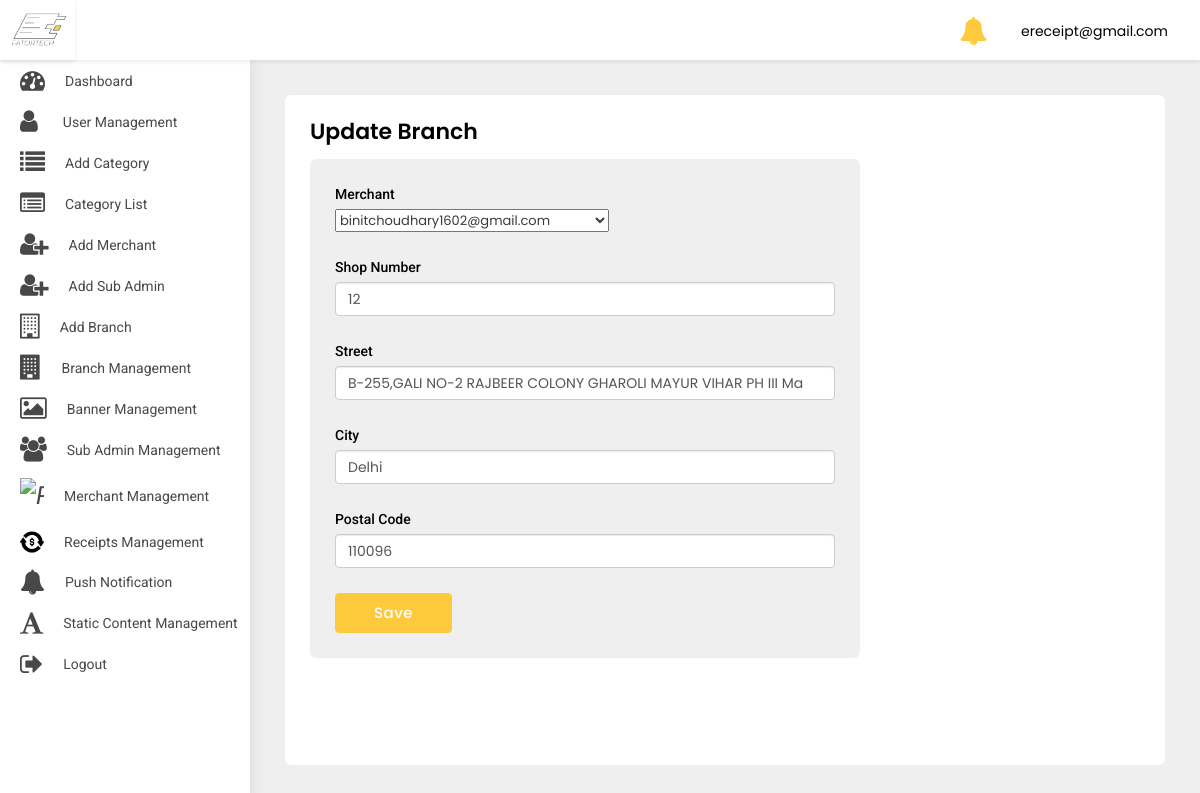
Screenshot of /adminpanel/update-branch/4/ (signed in) with the database file from the repository.
### src/models.py (models this page shows, shortened)
class User(AbstractBaseUser, PermissionsMixin):
    first_name = models.CharField(default='first name', max_length=100)
    last_name = models.CharField(default='', max_length=100, null=True, blank=True)
    email = models.CharField(default='', max_length=255, unique=True)
    country_code = models.CharField(default='+91', max_length=10)
    phone_number = models.CharField(default='', max_length=18)
    profile_pic = models.ImageField(default='default_profile.png', null=True, blank=True)
    device_token = models.CharField(default='', max_length=500, null=True, blank=True)
    password = models.CharField(default='', max_length=100)
    confirm_password = models.CharField(default='', max_length=100)
    is_merchant = models.BooleanField(default=False)
    is_subadmin = models.BooleanField(default=False)
    created_at = models.DateTimeField(auto_now_add=True)
    is_active = models.BooleanField(default=True)
    is_staff = models.BooleanField(default=False)
    can_manage_merchant = models.BooleanField(default=False)
    can_manage_category = models.BooleanField(default=False)
    can_manage_branch = models.BooleanField(default=False)
    can_manage_receipts = models.BooleanField(default=False)
    can_manage_dashboard = models.BooleanField(default=False)
    objects = UserManager()
    USERNAME_FIELD = 'email'
    class Meta:
        ordering = ('-created_at',)

class Branch(models.Model):
    merchant_name = models.ForeignKey(Merchant, on_delete=models.CASCADE)
    shop_no = models.CharField(default='', max_length=2000)
    street = models.CharField(default='', max_length=2000)
    landmark = models.CharField(default='', max_length=2000, null=True, blank=True)
    city = models.CharField(default='', max_length=2000)
    postal_code = models.CharField(default='', max_length=2000)
    code = models.CharField(default='', max_length=100)
    blocked = models.BooleanField(default=False)

### adminpanel/views.py (the view, shortened to what this page needs)
# urls.py: path('update-branch/<int:pk>/', UpdateBranch.as_view(), name='update-branch'),
class UpdateBranch(LoginRequiredMixin, UpdateView):
    login_url = 'adminpanel:login'
    model = Branch
    template_name = 'update-branch.html'
    form_class = BranchForm
    success_url = reverse_lazy('adminpanel:branch-list')
    def get(self, request, *args, **kwargs):
        print(kwargs['pk'])
        return render(self.request, 'update-branch.html',
                      {'merchants': Merchant.objects.all(), 'shop_number': Branch.objects.get(id=kwargs['pk']).shop_no,
                       'postal_code': Branch.objects.get(id=kwargs['pk']).postal_code,
                       'city': Branch.objects.get(id=kwargs['pk']).city,
                       'landmark': Branch.objects.get(id=kwargs['pk']).landmark,
                       'street': Branch.objects.get(id=kwargs['pk']).street})

### adminpanel/templates/update-branch.html (shortened to what this page needs)
{% extends 'base-ereceipt.html' %}
{% load crispy_forms_tags %}
{% block body %}
<div class="WrapperArea">
    <div class="WrapperBox">
        <div class="Small-Wrapper">
            <h4 class="Title">Update Branch</h4>
            <div class="NotificationArea">
                <div class="NotificationForm">
                    <form method="post">
                        <div class="form-group">
                            <label for="">Merchant</label>
                            <select required id="id_merchant_name" name="merchant_name">
                                {% for merchant in merchants %}
                                <option value="{{merchant.pk}}">{{merchant.email}}</option>
                                {% endfor %}
                            </select>
                        </div>
                        <div class="form-group">
                            <label for="">Shop Number </label>
                            <input type="text" class="form-control" required placeholder="Shop Number"
                                   name="shop_no" value="{{shop_number}}">
                        </div>
                        <div class="form-group">
                            <label for="">Street </label>
                            <input type="text" class="form-control" required placeholder="Street Name"
                                   name="street" value="{{street}}">
                        </div>
                        <div class="form-group">
                            <label for="">City </label>
                            <input type="text" class="form-control" required placeholder="City"
                                   name="city" value="{{city}}">
                        </div>
                        <div class="form-group">
                            <label for="">Postal Code </label>
                            <input type="number" class="form-control" required placeholder="Postal code"
                                   name="postal_code" value="{{postal_code}}">
                        </div>
                        <button class="Button apply_btn">Save</button>
                    </form>
                </div>
            </div>
        </div>
    </div>
</div>
{% endblock body %}

### adminpanel/templates/base-ereceipt.html (shortened to what this page needs)
{% load static %}
<head>
    <link rel="stylesheet" type="text/css" href="{% static 'adminpanel/css/select2.min.min.css' %}">
    <link type="text/css" rel="stylesheet" href="{% static 'adminpanel/css/style.css' %}">
    <link rel="stylesheet" href="{% static 'adminpanel/css/media.css' %}">
    <link rel="stylesheet"
          href="https://cdnjs.cloudflare.com/ajax/libs/bootstrap-select/1.13.1/css/bootstrap-select.css"/>
</head>
<body>
<div class="Header">
    <div class="Logo">
        <img src="{% static 'adminpanel/images/logo.jpg' %}">
    </div>
    <div class="Navigation">
        {% if user.is_superuser %}
        <div class="header-notifications">
            <a href="{% url 'adminpanel:notification' %}">
                <i class="fa fa-bell fa-2x" aria-hidden="true"></i>
            </a>
        </div>
        {% endif %}
        {% if user.is_authenticated %}
        <div class="Avater">
            <a href="javascript:void(0);">
                {{user}} </a>
        </div>
        {% endif %}
    </div>
</div>
<div class="SidenavBar">
    <ul>
        {% if user.is_superuser %}
        <li class="nav-item nav-link {% if request.resolver_match.view_name  == 'adminpanel:dashboard' %}active{% endif %}">
            <a href="{% url 'adminpanel:dashboard'  %}">
                <span><i class="fa fa-tachometer"></i></span> Dashboard
            </a>
        </li>
        <li class="nav-item nav-link {% if request.resolver_match.view_name  == 'adminpanel:users-list' %}active{% endif %}">
            <a href="{% url 'adminpanel:users-list' %}">
                <span><i class="fa fa-user"></i></span> User Management
            </a>
        </li>
        <li class="nav-item nav-link {% if request.resolver_match.view_name  == 'adminpanel:category' %}active{% endif %}">
            <a href="{% url 'adminpanel:category' %}">
                <span><i class="fa fa-list"></i></span> Add Category
            </a>
        </li>
        <li class="nav-item nav-link {% if request.resolver_match.view_name  == 'adminpanel:category-list' %}active{% endif %}">
            <a href="{% url 'adminpanel:category-list' %}">
                <span><i class="fa fa-list-alt"></i></span>Category List
            </a>
        </li>
        <li class="nav-item nav-link {% if request.resolver_match.view_name  == 'adminpanel:add-merchant' %}active{% endif %}">
            <a href="{% url 'adminpanel:add-merchant' %}">
                <span><i class="fa fa-user-plus"></i></span> Add Merchant
            </a>
        </li>
        <li class="nav-item nav-link {% if request.resolver_match.view_name  == 'adminpanel:add-sub-admin' %}active{% endif %}">
            <a href="{% url 'adminpanel:add-sub-admin' %}">
                <span><i class="fa fa-user-plus"></i></span> Add Sub Admin
            </a>
        </li>
        <li class="nav-item nav-link {% if request.resolver_match.view_name  == 'adminpanel:add-branch' %}active{% endif %}">
            <a href="{% url 'adminpanel:add-branch' %}">
                <span><i class="fa fa-building-o"></i></span> Add Branch
            </a>
        </li>
        <li class="nav-item nav-link {% if request.resolver_match.view_name  == 'adminpanel:branch-list' %}active{% endif %}">
            <a href="{% url 'adminpanel:branch-list' %}">
                <span><i class="fa fa-building"></i></span>Branch Management
            </a>
        </li>
        <li class="nav-item nav-link {% if request.resolver_match.view_name  == 'adminpanel:banner-list' %}active{% endif %}">
            <a href="{% url 'adminpanel:banner-list' %}">
                <span><i class="fa fa-image"></i></span>Banner Management
            </a>
        </li>
        <li class="nav-item nav-link {% if request.resolver_match.view_name  == 'adminpanel:sub-admin-list' %}active{% endif %}">
            <a href="{% url 'adminpanel:sub-admin-list' %}">
                <span><i class="fa fa-users"></i></span>Sub Admin Management
            </a>
        </li>
        <li class="nav-item nav-link {% if request.resolver_match.view_name  == 'adminpanel:merchant-list' %}active{% endif %}">
            <a href="{% url 'adminpanel:merchant-list' %}">
                <span><i class="faImg"><img src="{% static 'adminpanel/images/profession.svg' %}" alt="paid"
                                            class="img-fluid"></i></span>
                <p>Merchant Management</p>
            </a>
        </li>
        <li class="nav-item nav-link {% if request.resolver_match.view_name  == 'adminpanel:receipt-list' %}active{% endif %}">
            <a href="{% url 'adminpanel:receipt-list' %}">
                <span><i class="faImg"><img src="{% static 'adminpanel/images/transaction.svg' %}" alt="paid"
                                            class="img-fluid"></i></span>
                <p>Receipts Management</p>
            </a>
        </li>
        <li class="nav-item nav-link {% if request.resolver_match.view_name  == 'adminpanel:send-notification' %}active{% endif %}">
            <a href="{% url 'adminpanel:send-notification' %}">
                <span><i class="fa fa-bell"></i></span>
                <p>Push Notification</p>
            </a>
        </li>
        <li class="nav-item nav-link {% if request.resolver_match.view_name  == 'adminpanel:static-content' %}active{% endif %}">
            <a href="{% url 'adminpanel:static-content' %}">
                <span><i class="fa fa-font"></i></span>
                <p>Static content Management</p>
            </a>
        </li>
        <li class="nav-item nav-link {% if request.resolver_match.view_name  == 'logout' %}active{% endif %}">
            <a href="{% url 'logout' %}">
                <span><i class="fa fa-sign-out"></i></span>
                <p>Logout</p>
            </a>
        </li>
        {% endif %}
    </ul>
</div>
{% block body %}
{% endblock body %}
</body>
</html>

### static/adminpanel/css/style.css (style rules this page uses)
body { margin: 0; padding: 0; font-family: 'Poppins', sans-serif !important; font-size: 13px; color: #3a3a3a; font-weight: 400; }
* { margin: 0px; padding: 0px; }
h1, h2, h3, h4, h5, h6, p { margin: 0; padding: 0; }
ul, li, ol { list-style-type: none; margin: 0; padding: 0; }
a { text-decoration: none; outline: none; }
img { border: 0; outline: none; max-width: 100%; }
input[type="text"], input[type="password"], select, textarea, input[type="button"] { max-width: 100%; }
p { margin: 0; padding: 0; }
.Button { border: none; padding: 8px 38px; text-align: center; transition: 0.5s all ease-in-out; font-weight: 500; display: inline-block; position: relative; background-color: #fec93d; font-size: 15px; color: #fff; text-transform: capitalize; letter-spacing: .5px; border-radius: 0; outline: 0; border: 1px solid #fec93d; }
.Header { box-shadow: 0 2px 4px rgba(0, 0, 0, .08); -webkit-box-shadow: 0 2px 4px rgba(0, 0, 0, .08); position: fixed; width: 100%; left: 0; top: 0; background-color: #fff; z-index: 99 }
.Header .Logo { width: 75px; text-align: center; padding: 5px 0; float: left; height: 60px; box-shadow: 0 2px 4px rgba(0, 0, 0, .08); }
.Header .Logo img { height: 100%; width: 100%; object-fit: cover; }
.Header .Navigation { transition: all 0.2s ease; margin-left: 235px; padding: 7px 3.2rem; width: calc(100% - 235px); text-align: right; height: 60px }
.Header .Navigation .Avater { margin: 5px 0 5px 30px; position: relative; display: inline-block }
.Header .Navigation .Avater a { display: flex; align-items: center; font-size: 14px; color: #000 }
.Header .Navigation .header-notifications { margin: 5px 0 5px 30px; position: relative; display: inline-block; top:5px; }
.Header .Navigation .header-notifications a { display: flex; align-items: center; font-size: 14px; color: #fec93d; }
.SidenavBar { height: calc(100% - 60px); position: fixed; width: 250px; top: 60px; padding: 0; overflow: auto; box-shadow: 0 0 15px rgba(0, 0, 0, .1); background-color: #fff; z-index: 2; transition: 0.2s all ease-in-out; }
.SidenavBar ul { margin: 0 }
.SidenavBar ul li { margin: 0 }
.SidenavBar ul li a { display: flex; cursor: pointer; padding: 8px 20px 8px 20px; transition: 0.2s all ease-in-out; color: #484848; font-family: "Roboto"; font-size: 14px; text-transform: capitalize; position: relative; align-items: center; overflow: hidden; white-space: nowrap; }
.SidenavBar ul li a span { font-size: 25px; margin-right: 20px; }
.SidenavBar ul li:nth-child(2) a span { margin-right: 25px; }
.WrapperArea { margin-left: 250px; flex: 1 1 auto; display: flex; flex-direction: column; margin-top: 60px; transition: 0.2s all ease-in-out; background-color: #efefef; }
.WrapperArea .WrapperBox { padding: 35px; background-color: #efefef; min-height: calc(100vh - 60px) }
.Small-Wrapper { background-color: #fff; padding: 25px; border-radius: 6px; height: 100%; min-height: calc(100vh - 130px); }
h4.Title { margin: 0 0 15px; font-weight: 600; color: #000; text-transform: capitalize; font-size: 22px; display:inline-block; }
.apply_btn { border-radius:4px; }
.NotificationArea .NotificationForm { background-color: #efefef; max-width: 550px; border-radius: 6px; }
.NotificationArea .NotificationForm form { padding: 25px; }
.NotificationArea .NotificationForm form .form-group label { display: block; font-weight: 500; color: #000; font-size: 15px; font-family: "Roboto"; }
.NotificationArea .NotificationForm form .form-group { margin: 0 0 25px 0; }
.NotificationArea .NotificationForm form .form-group label { display: block; font-weight: 500; color: #000; font-size: 14px; font-family: "Roboto"; }
.faImg { width: 24px !important; display: block; }

### rows the page displays
User: email "ereceipt@gmail.com"
Branch: shop_no "12", street "B-255,GALI NO-2 RAJBEER COLONY GHAROLI MAYUR VIHAR PH III Ma", city "Delhi", postal_code "110096"

### other values shown
form field merchant_name "binitchoudhary1602@gmail.com"
